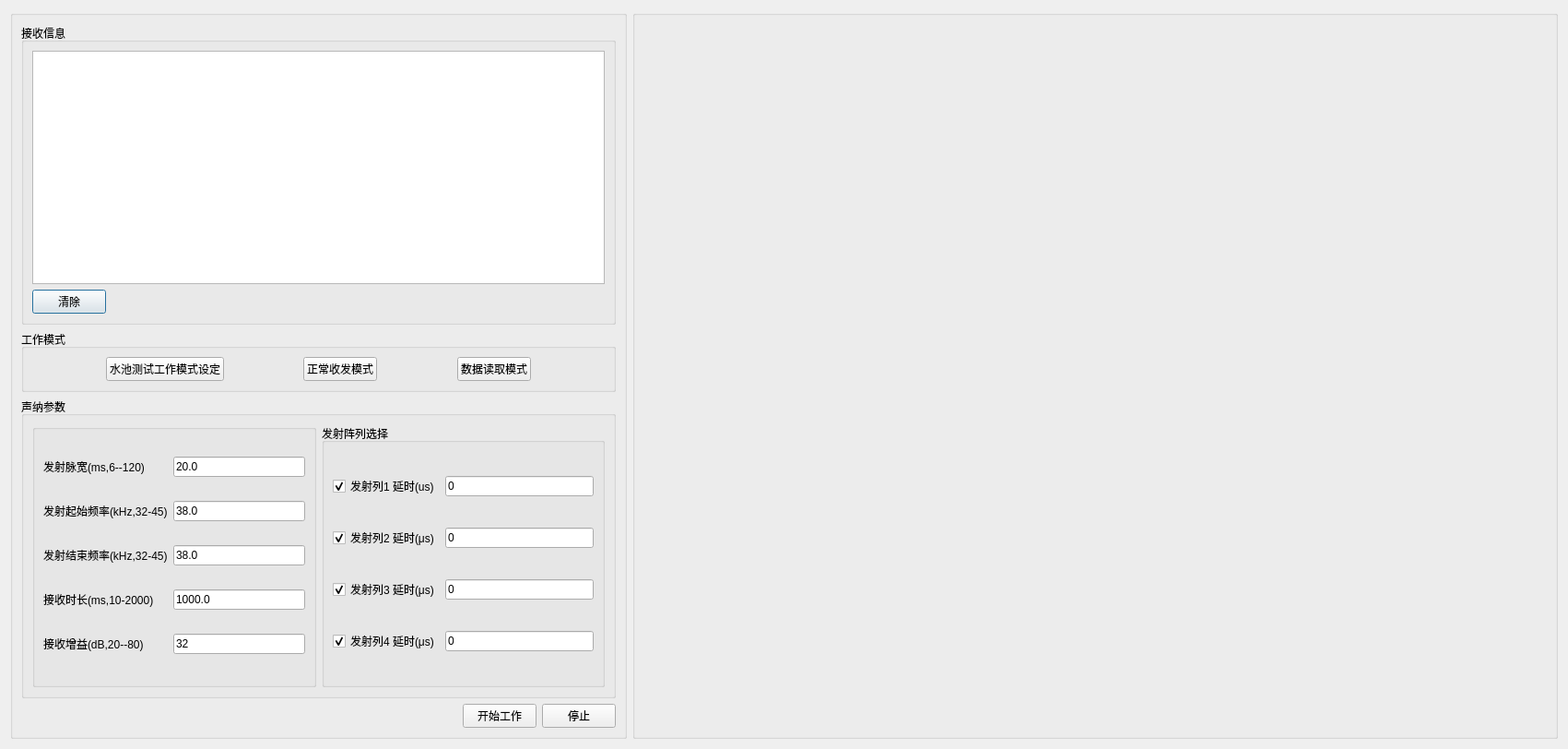
<?xml version="1.0" encoding="UTF-8"?>
<ui version="4.0">
 <class>Dialog</class>
 <widget class="QDialog" name="Dialog">
  <property name="geometry">
   <rect>
    <x>0</x>
    <y>0</y>
    <width>1701</width>
    <height>812</height>
   </rect>
  </property>
  <property name="maximumSize">
   <size>
    <width>16777215</width>
    <height>812</height>
   </size>
  </property>
  <property name="windowTitle">
   <string>Dialog</string>
  </property>
  <layout class="QHBoxLayout" name="horizontalLayout_3" stretch="2,3">
   <item>
    <widget class="QGroupBox" name="groupBox_6">
     <property name="maximumSize">
      <size>
       <width>16777215</width>
       <height>800</height>
      </size>
     </property>
     <property name="title">
      <string/>
     </property>
     <layout class="QVBoxLayout" name="verticalLayout">
      <item>
       <widget class="QGroupBox" name="groupBox_2">
        <property name="title">
         <string>接收信息</string>
        </property>
        <layout class="QGridLayout" name="gridLayout">
         <item row="1" column="0">
          <layout class="QHBoxLayout" name="horizontalLayout_5">
           <item>
            <widget class="QPushButton" name="pushButton">
             <property name="text">
              <string>清除</string>
             </property>
            </widget>
           </item>
           <item>
            <spacer name="horizontalSpacer">
             <property name="orientation">
              <enum>Qt::Horizontal</enum>
             </property>
             <property name="sizeHint" stdset="0">
              <size>
               <width>40</width>
               <height>20</height>
              </size>
             </property>
            </spacer>
           </item>
          </layout>
         </item>
         <item row="0" column="0">
          <widget class="QPlainTextEdit" name="plainTextEdit"/>
         </item>
        </layout>
       </widget>
      </item>
      <item>
       <widget class="QGroupBox" name="groupBox_5">
        <property name="title">
         <string>工作模式</string>
        </property>
        <layout class="QHBoxLayout" name="horizontalLayout_6">
         <item>
          <spacer name="horizontalSpacer_6">
           <property name="orientation">
            <enum>Qt::Horizontal</enum>
           </property>
           <property name="sizeHint" stdset="0">
            <size>
             <width>162</width>
             <height>20</height>
            </size>
           </property>
          </spacer>
         </item>
         <item>
          <widget class="QPushButton" name="btnWorkModeTest">
           <property name="text">
            <string>水池测试工作模式设定</string>
           </property>
          </widget>
         </item>
         <item>
          <spacer name="horizontalSpacer_2">
           <property name="orientation">
            <enum>Qt::Horizontal</enum>
           </property>
           <property name="sizeHint" stdset="0">
            <size>
             <width>162</width>
             <height>20</height>
            </size>
           </property>
          </spacer>
         </item>
         <item>
          <widget class="QPushButton" name="btnWorkModeNormal">
           <property name="text">
            <string>正常收发模式</string>
           </property>
          </widget>
         </item>
         <item>
          <spacer name="horizontalSpacer_3">
           <property name="orientation">
            <enum>Qt::Horizontal</enum>
           </property>
           <property name="sizeHint" stdset="0">
            <size>
             <width>162</width>
             <height>20</height>
            </size>
           </property>
          </spacer>
         </item>
         <item>
          <widget class="QPushButton" name="btnWorkModeRead">
           <property name="text">
            <string>数据读取模式</string>
           </property>
          </widget>
         </item>
         <item>
          <spacer name="horizontalSpacer_5">
           <property name="orientation">
            <enum>Qt::Horizontal</enum>
           </property>
           <property name="sizeHint" stdset="0">
            <size>
             <width>162</width>
             <height>20</height>
            </size>
           </property>
          </spacer>
         </item>
        </layout>
       </widget>
      </item>
      <item>
       <widget class="QGroupBox" name="groupBox">
        <property name="sizePolicy">
         <sizepolicy hsizetype="Expanding" vsizetype="Expanding">
          <horstretch>0</horstretch>
          <verstretch>0</verstretch>
         </sizepolicy>
        </property>
        <property name="title">
         <string>声纳参数</string>
        </property>
        <layout class="QHBoxLayout" name="horizontalLayout_2">
         <item>
          <widget class="QGroupBox" name="groupBox_4">
           <property name="title">
            <string/>
           </property>
           <layout class="QGridLayout" name="gridLayout_3">
            <item row="0" column="0">
             <widget class="QLabel" name="label">
              <property name="text">
               <string>发射脉宽(ms,6--120)</string>
              </property>
             </widget>
            </item>
            <item row="0" column="1">
             <widget class="QLineEdit" name="lineEdit_pulse_ms">
              <property name="text">
               <string>20.0</string>
              </property>
             </widget>
            </item>
            <item row="1" column="0">
             <widget class="QLabel" name="label_2">
              <property name="text">
               <string>发射起始频率(kHz,32-45)</string>
              </property>
             </widget>
            </item>
            <item row="1" column="1">
             <widget class="QLineEdit" name="lineEdit_start_freq_khz">
              <property name="text">
               <string>38.0</string>
              </property>
             </widget>
            </item>
            <item row="2" column="0">
             <widget class="QLabel" name="label_3">
              <property name="text">
               <string>发射结束频率(kHz,32-45)</string>
              </property>
             </widget>
            </item>
            <item row="2" column="1">
             <widget class="QLineEdit" name="lineEdit_endFreq_khz">
              <property name="text">
               <string>38.0</string>
              </property>
             </widget>
            </item>
            <item row="3" column="0">
             <widget class="QLabel" name="label_4">
              <property name="text">
               <string>接收时长(ms,10-2000)</string>
              </property>
             </widget>
            </item>
            <item row="3" column="1">
             <widget class="QLineEdit" name="lineEdit_rcv_time_ms">
              <property name="text">
               <string>1000.0</string>
              </property>
             </widget>
            </item>
            <item row="4" column="0">
             <widget class="QLabel" name="label_5">
              <property name="text">
               <string>接收增益(dB,20--80)</string>
              </property>
             </widget>
            </item>
            <item row="4" column="1">
             <widget class="QLineEdit" name="lineEdit_gain_dB">
              <property name="text">
               <string>32</string>
              </property>
             </widget>
            </item>
           </layout>
          </widget>
         </item>
         <item>
          <widget class="QGroupBox" name="groupBox_3">
           <property name="title">
            <string>发射阵列选择</string>
           </property>
           <layout class="QGridLayout" name="gridLayout_2">
            <item row="0" column="0">
             <widget class="QCheckBox" name="checkBox_send_1">
              <property name="text">
               <string>发射列1 延时(us)</string>
              </property>
              <property name="checked">
               <bool>true</bool>
              </property>
             </widget>
            </item>
            <item row="0" column="1">
             <widget class="QLineEdit" name="lineEdit_delay_1">
              <property name="text">
               <string>0</string>
              </property>
             </widget>
            </item>
            <item row="1" column="0">
             <widget class="QCheckBox" name="checkBox_send_2">
              <property name="text">
               <string>发射列2 延时(μs)</string>
              </property>
              <property name="checked">
               <bool>true</bool>
              </property>
             </widget>
            </item>
            <item row="1" column="1">
             <widget class="QLineEdit" name="lineEdit_delay_2">
              <property name="text">
               <string>0</string>
              </property>
             </widget>
            </item>
            <item row="2" column="0">
             <widget class="QCheckBox" name="checkBox_send_3">
              <property name="text">
               <string>发射列3 延时(μs)</string>
              </property>
              <property name="checked">
               <bool>true</bool>
              </property>
             </widget>
            </item>
            <item row="2" column="1">
             <widget class="QLineEdit" name="lineEdit_delay_3">
              <property name="text">
               <string>0</string>
              </property>
             </widget>
            </item>
            <item row="3" column="0">
             <widget class="QCheckBox" name="checkBox_send_4">
              <property name="text">
               <string>发射列4 延时(μs)</string>
              </property>
              <property name="checked">
               <bool>true</bool>
              </property>
             </widget>
            </item>
            <item row="3" column="1">
             <widget class="QLineEdit" name="lineEdit_delay_4">
              <property name="text">
               <string>0</string>
              </property>
             </widget>
            </item>
           </layout>
          </widget>
         </item>
        </layout>
       </widget>
      </item>
      <item>
       <layout class="QHBoxLayout" name="horizontalLayout">
        <item>
         <spacer name="horizontalSpacer_4">
          <property name="orientation">
           <enum>Qt::Horizontal</enum>
          </property>
          <property name="sizeHint" stdset="0">
           <size>
            <width>40</width>
            <height>20</height>
           </size>
          </property>
         </spacer>
        </item>
        <item>
         <widget class="QPushButton" name="btnSendParam">
          <property name="text">
           <string>开始工作</string>
          </property>
         </widget>
        </item>
        <item>
         <widget class="QPushButton" name="btnStop">
          <property name="text">
           <string>停止</string>
          </property>
         </widget>
        </item>
       </layout>
      </item>
     </layout>
    </widget>
   </item>
   <item>
    <widget class="QGroupBox" name="groupBox_7">
     <property name="maximumSize">
      <size>
       <width>16777215</width>
       <height>800</height>
      </size>
     </property>
     <property name="title">
      <string/>
     </property>
     <layout class="QVBoxLayout" name="verticalLayout_2">
      <item>
       <widget class="QwtPlot" name="plot_real"/>
      </item>
      <item>
       <widget class="QwtPlot" name="plot_image"/>
      </item>
      <item>
       <widget class="QwtPlot" name="plot_fft"/>
      </item>
     </layout>
    </widget>
   </item>
  </layout>
 </widget>
 <customwidgets>
  <customwidget>
   <class>QwtPlot</class>
   <extends>QFrame</extends>
   <header>qwt_plot.h</header>
  </customwidget>
 </customwidgets>
 <resources/>
 <connections/>
</ui>
